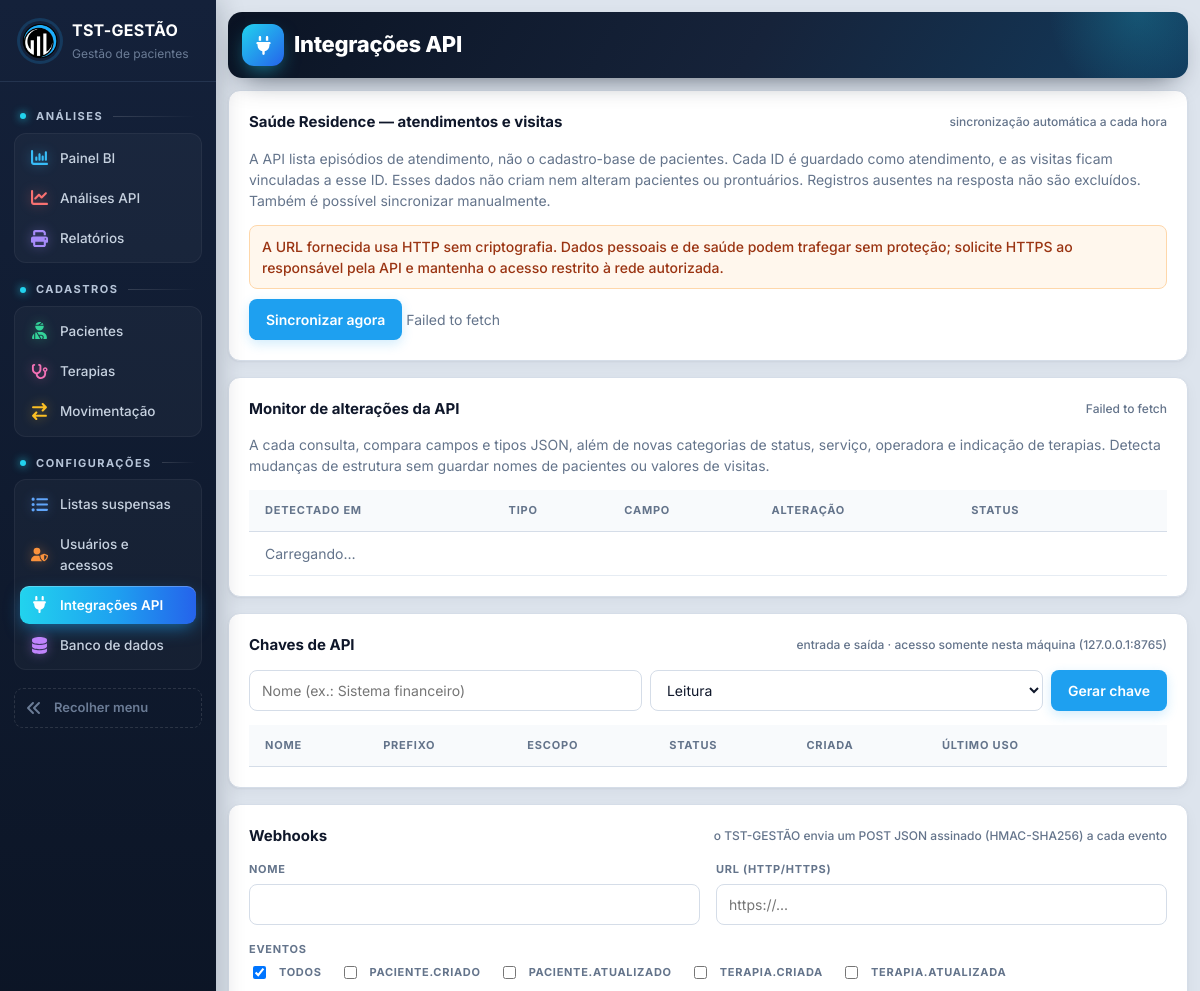
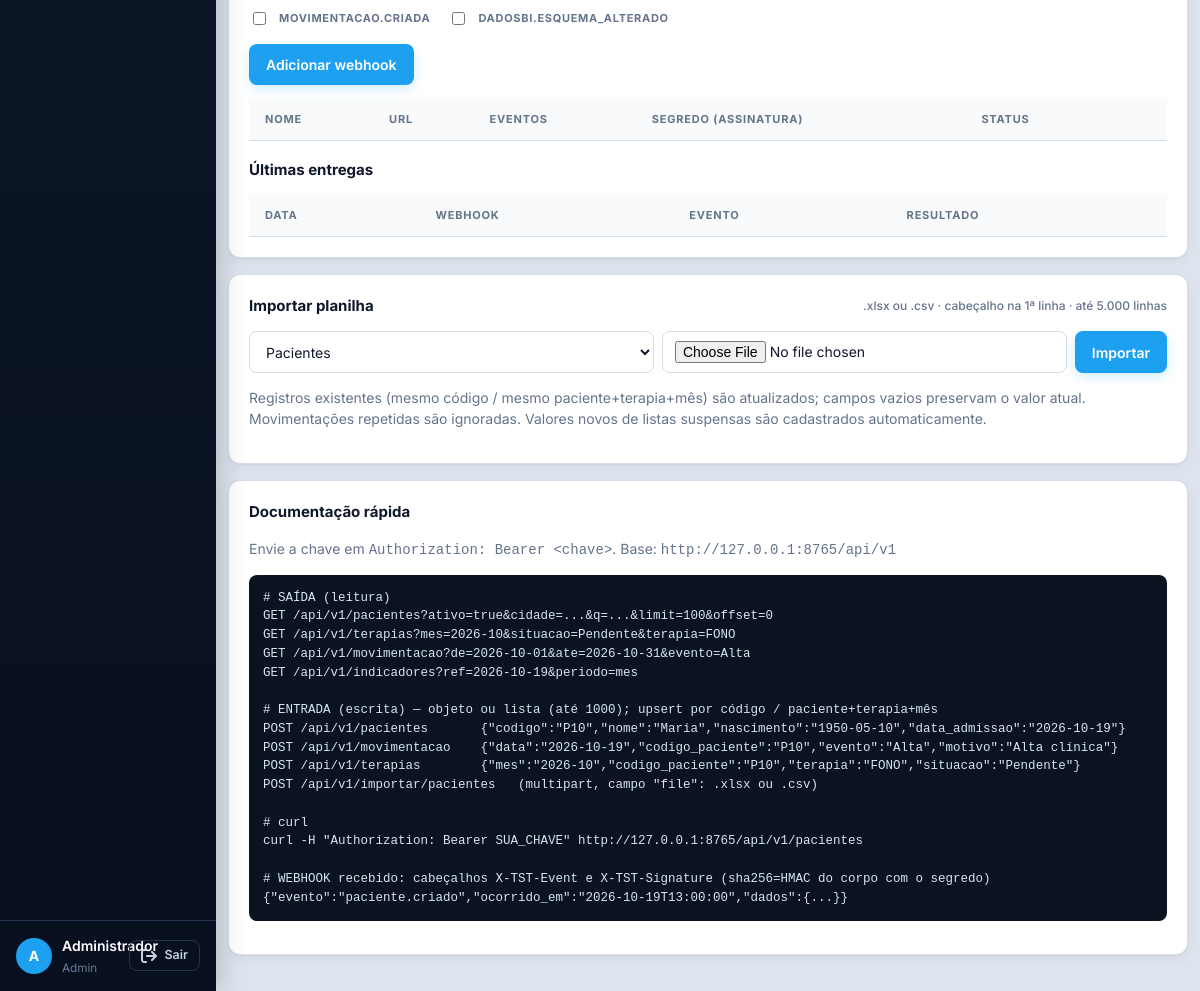
The app's page /integracoes (signed in) with its own data (2 pictures, top to bottom).
### tables this page shows
CREATE TABLE usuarios (
    id INTEGER PRIMARY KEY AUTOINCREMENT,
    usuario TEXT NOT NULL UNIQUE COLLATE NOCASE,
    nome TEXT NOT NULL,
    senha_hash TEXT NOT NULL,
    nivel TEXT NOT NULL DEFAULT 'consulta',
    ativo INTEGER NOT NULL DEFAULT 1,
    trocar_senha INTEGER NOT NULL DEFAULT 0
);

### tst_gestao/app.py (the view)
    @app.route("/integracoes")
    @exige("admin")
    def integracoes():
        return render_template("integracoes.html", ativa="integracoes", eventos=ig.EVENTOS_WEBHOOK, entidades={k: v["titulo"] for k, v in ENTIDADES.items()})

### tst_gestao/banco.py (called while the page is built, shortened)
def cfg_padrao() -> dict:
    return {"motor": "sqlite"}

def ler_config() -> dict:
    env = os.environ.get("TST_DB_MOTOR")
    if env == "sqlite":
        return cfg_padrao()
    try:
        mtime = CONFIG_PATH.stat().st_mtime_ns
    except OSError:
        return cfg_padrao()

def abrir(cfg: dict | None = None, *, banco_mestre: bool = False) -> Conexao:
    cfg = cfg or ler_config()
    motor = cfg.get("motor", "sqlite")
    if motor == "sqlite":
        arquivo = Path(cfg.get("arquivo") or DB_PATH)
        arquivo.parent.mkdir(parents=True, exist_ok=True)
        raw = sqlite3.connect(arquivo, timeout=15)
        raw.row_factory = sqlite3.Row
        raw.execute("PRAGMA foreign_keys = ON")
        return Conexao(raw, "sqlite")

def conectar() -> Conexao:
    return abrir(ler_config())

    def execute(self, sql: str, params=()):
        if self.motor == "sqlite":
            return self.raw.execute(sql, params)
        return Cursor(self).executar(sql, params)

    def commit(self):
        self.raw.commit()

    def close(self):
        try:
            self.raw.close()
        except Exception:
            pass

    def __enter__(self):
        return self

    def __exit__(self, tipo, valor, tb):
        try:
            self.rollback() if tipo else self.commit()
        finally:
            self.close()
        return False

### tst_gestao/db.py (called while the page is built)
def connect() -> Conexao:
    return conectar()

### tst_gestao/templates/integracoes.html (shortened to what this page needs)
{% extends "base.html" %}
{% block cabecalho %}Integrações API{% endblock %}
{% block conteudo %}
<div class="card">
  <h3>Saúde Residence — atendimentos e visitas <small>sincronização automática a cada hora</small></h3>
  <p class="muted">A API lista episódios de atendimento, não o cadastro-base de pacientes. Cada ID é guardado como atendimento, e as visitas ficam vinculadas a esse ID. Esses dados não criam nem alteram pacientes ou prontuários. Registros ausentes na resposta não são excluídos. Também é possível sincronizar manualmente.</p>
  <div class="alert" style="background:#fff7ed;color:#9a3412;border-color:#fed7aa">A URL fornecida usa HTTP sem criptografia. Dados pessoais e de saúde podem trafegar sem proteção; solicite HTTPS ao responsável pela API e mantenha o acesso restrito à rede autorizada.</div>
  <button id="dadosbi-sync" class="btn primary" type="button">Sincronizar agora</button>
  <span id="dadosbi-status" class="muted" aria-live="polite">Carregando status…</span>
</div>
<div class="card">
  <h3>Monitor de alterações da API <small id="dadosbi-monitor-resumo">Verificando…</small></h3>
  <p class="muted">A cada consulta, compara campos e tipos JSON, além de novas categorias de status, serviço, operadora e indicação de terapias. Detecta mudanças de estrutura sem guardar nomes de pacientes ou valores de visitas.</p>
  <div class="table-wrap"><table>
    <thead><tr><th>Detectado em</th><th>Tipo</th><th>Campo</th><th>Alteração</th><th>Status</th><th></th></tr></thead>
    <tbody id="tb-dadosbi-alertas"><tr><td colspan="6" class="muted">Carregando…</td></tr></tbody>
  </table></div>
</div>
<div class="card">
  <h3>Chaves de API <small>entrada e saída · acesso somente nesta máquina (127.0.0.1:8765)</small></h3>
  <form id="f-chave" class="inline-form" style="margin-bottom:14px">
    <input id="ch-nome" placeholder="Nome (ex.: Sistema financeiro)" required>
    <select id="ch-escopo" style="width:auto"><option value="leitura">Leitura</option><option value="escrita">Escrita (inclui leitura)</option></select>
    <button class="btn primary" type="submit">Gerar chave</button>
  </form>
  <div class="table-wrap"><table><thead><tr><th>Nome</th><th>Prefixo</th><th>Escopo</th><th>Status</th><th>Criada</th><th>Último uso</th><th></th></tr></thead><tbody id="tb-chaves"></tbody></table></div>
</div>
<div class="card">
  <h3>Webhooks <small>o TST-GESTÃO envia um POST JSON assinado (HMAC-SHA256) a cada evento</small></h3>
  <form id="f-hook" class="form-grid" style="margin-bottom:14px">
    <label>Nome<input id="wh-nome" required></label>
    <label>URL (http/https)<input id="wh-url" type="url" required placeholder="https://..."></label>
    <label class="span2">Eventos
      <span class="row" style="font-weight:400">
        <label class="inline"><input type="checkbox" class="wh-ev" value="*" checked style="width:auto"> Todos</label>
        {% for e in eventos %}<label class="inline"><input type="checkbox" class="wh-ev" value="{{ e }}" style="width:auto"> {{ e }}</label>{% endfor %}
      </span></label>
    <div><button class="btn primary" type="submit">Adicionar webhook</button></div>
  </form>
  <div class="table-wrap"><table><thead><tr><th>Nome</th><th>URL</th><th>Eventos</th><th>Segredo (assinatura)</th><th>Status</th><th></th></tr></thead><tbody id="tb-hooks"></tbody></table></div>
  <h3 style="margin-top:18px">Últimas entregas</h3>
  <div class="table-wrap" style="max-height:220px"><table><thead><tr><th>Data</th><th>Webhook</th><th>Evento</th><th>Resultado</th></tr></thead><tbody id="tb-log"></tbody></table></div>
</div>
<div class="card">
  <h3>Importar planilha <small>.xlsx ou .csv · cabeçalho na 1ª linha · até 5.000 linhas</small></h3>
  <form id="f-imp" class="inline-form">
    <select id="imp-ent" style="width:auto">{% for k, v in entidades.items() %}<option value="{{ k }}">{{ v }}</option>{% endfor %}</select>
    <input id="imp-file" type="file" accept=".xlsx,.xlsm,.csv,.txt" required>
    <button class="btn primary" type="submit">Importar</button>
  </form>
  <p class="muted">Registros existentes (mesmo código / mesmo paciente+terapia+mês) são atualizados; campos vazios preservam o valor atual. Movimentações repetidas são ignoradas. Valores novos de listas suspensas são cadastrados automaticamente.</p>
</div>
<div class="card">
  <h3>Documentação rápida</h3>
  <p class="muted">Envie a chave em <code>Authorization: Bearer &lt;chave&gt;</code>. Base: <code>http://127.0.0.1:8765/api/v1</code></p>
<pre id="doc" style="background:#0b1220;color:#d6e4f5;padding:14px;border-radius:8px;overflow:auto;font-size:12.5px">
# SAÍDA (leitura)
GET /api/v1/pacientes?ativo=true&amp;cidade=...&amp;q=...&amp;limit=100&amp;offset=0
GET /api/v1/terapias?mes=2026-10&amp;situacao=Pendente&amp;terapia=FONO
GET /api/v1/movimentacao?de=2026-10-01&amp;ate=2026-10-31&amp;evento=Alta
GET /api/v1/indicadores?ref=2026-10-19&amp;periodo=mes
# ENTRADA (escrita) — objeto ou lista (até 1000); upsert por código / paciente+terapia+mês
POST /api/v1/pacientes       {"codigo":"P10","nome":"Maria","nascimento":"1950-05-10","data_admissao":"2026-10-19"}
POST /api/v1/movimentacao    {"data":"2026-10-19","codigo_paciente":"P10","evento":"Alta","motivo":"Alta clínica"}
POST /api/v1/terapias        {"mes":"2026-10","codigo_paciente":"P10","terapia":"FONO","situacao":"Pendente"}
POST /api/v1/importar/pacientes   (multipart, campo "file": .xlsx ou .csv)
# curl
curl -H "Authorization: Bearer SUA_CHAVE" http://127.0.0.1:8765/api/v1/pacientes
# WEBHOOK recebido: cabeçalhos X-TST-Event e X-TST-Signature (sha256=HMAC do corpo com o segredo)
{"evento":"paciente.criado","ocorrido_em":"2026-10-19T13:00:00","dados":{...}}
</pre>
</div>
{% endblock %}

### tst_gestao/templates/base.html (shortened to what this page needs)
<!doctype html>
<html lang="pt-BR">
<head>
<link rel="stylesheet" href="{{ url_for('static', filename='app.css') }}">
</head>
<body>
{% set COR_IC = {'evolucao': '#f87171', 'bi': '#38bdf8', 'relatorios': '#a78bfa', 'pacientes': '#34d399', 'terapias': '#f472b6', 'movimentacao': '#fbbf24', 'listas': '#60a5fa', 'usuarios': '#fb923c', 'integracoes': '#2dd4bf', 'banco': '#c084fc'} %}
{% macro item(rota, chave, icone, texto) %}<a href="{{ rota }}" class="{{ 'on' if ativa == chave }}" data-tip="{{ texto }}" style="--ic:{{ COR_IC.get(icone, '#94a3b8') }}"><svg class="ic"><use href="#i-{{ icone }}"/></svg><span class="tx">{{ texto }}</span></a>{% endmacro %}
{% set grupo = {'dashboard': 'Análises', 'analises': 'Análises', 'relatorios': 'Análises', 'pacientes': 'Cadastros', 'terapias': 'Cadastros', 'movimentacao': 'Cadastros',
  'listas': 'Configurações', 'usuarios': 'Configurações', 'integracoes': 'Configurações', 'banco': 'Configurações', 'perfil': 'Minha conta'} %}
<aside class="sidebar">
  <div class="brand"><img src="{{ url_for('static', filename='logo.png') }}" alt="TST"><div class="tx"><strong>TST-GESTÃO</strong><small>Gestão de pacientes</small></div></div>
  <nav>
    <span class="nav-sec">Análises</span>
    <div class="nav-grupo">
    {{ item(url_for('index'), 'dashboard', 'bi', 'Painel BI') }}
    {{ item(url_for('analises'), 'analises', 'evolucao', 'Análises API') }}
    {{ item(url_for('relatorios'), 'relatorios', 'relatorios', 'Relatórios') }}
    </div>
    <span class="nav-sec">Cadastros</span>
    <div class="nav-grupo">
    {{ item(url_for('cadastro', ent='pacientes'), 'pacientes', 'pacientes', 'Pacientes') }}
    {{ item(url_for('cadastro', ent='terapias'), 'terapias', 'terapias', 'Terapias') }}
    {{ item(url_for('cadastro', ent='movimentacao'), 'movimentacao', 'movimentacao', 'Movimentação') }}
    </div>
    {% if nivel >= 3 %}<span class="nav-sec">Configurações</span>
    <div class="nav-grupo">
    {{ item(url_for('listas'), 'listas', 'listas', 'Listas suspensas') }}
    {% if nivel >= 4 %}{{ item(url_for('usuarios'), 'usuarios', 'usuarios', 'Usuários e acessos') }}
    {{ item(url_for('integracoes'), 'integracoes', 'integracoes', 'Integrações API') }}
    {{ item(url_for('pagina_banco'), 'banco', 'banco', 'Banco de dados') }}{% endif %}
    </div>{% endif %}
    <button type="button" class="recolher" id="btn-recolher" data-tip="Expandir menu"><svg class="ic"><use href="#i-recolher"/></svg><span class="tx">Recolher menu</span></button>
  </nav>
  <div class="userbox">
    <a href="{{ url_for('perfil') }}" class="{{ 'on' if ativa == 'perfil' }}" title="Meu perfil"><span class="avatar">{{ usuario['nome'][:1]|upper }}</span><span class="tx"><b>{{ usuario['nome'] }}</b><small>{{ usuario['nivel']|capitalize }}</small></span></a>
    <form method="post" action="{{ url_for('logout') }}"><input type="hidden" name="csrf_token" value="{{ csrf_token }}"><button class="btn ghost sm" type="submit" title="Sair do sistema"><svg class="ic"><use href="#i-sair"/></svg><span class="tx">Sair</span></button></form>
  </div>
</aside>
<main class="content">
  {% set ic_pag = {'dashboard': 'bi', 'analises': 'evolucao', 'perfil': 'perfil'}.get(ativa, ativa) %}
  {% block topo %}<header class="bi-topo topo-pag"><div class="bt-tit"><i class="bt-ic"><svg class="ic"><use href="#i-{{ ic_pag or 'bi' }}"/></svg></i><h1>{% block cabecalho %}{% endblock %}</h1></div></header>{% endblock %}
  {% block conteudo %}{% endblock %}
</main>
</body>
</html>

### records on screen
usuarios: nome "A", nome "Administrador", nivel "Admin"

### other values on screen
{{ texto }} "Painel BI Análises API Relatórios Pacientes Terapias Movimentação Listas suspensas Usuários e acessos Integrações API Banco de dados"
{{ e }} "PACIENTE.CRIADO" "PACIENTE.ATUALIZADO" "TERAPIA.CRIADA" "TERAPIA.ATUALIZADA" "MOVIMENTACAO.CRIADA" "DADOSBI.ESQUEMA_ALTERADO"
form field value "Pacientes"
